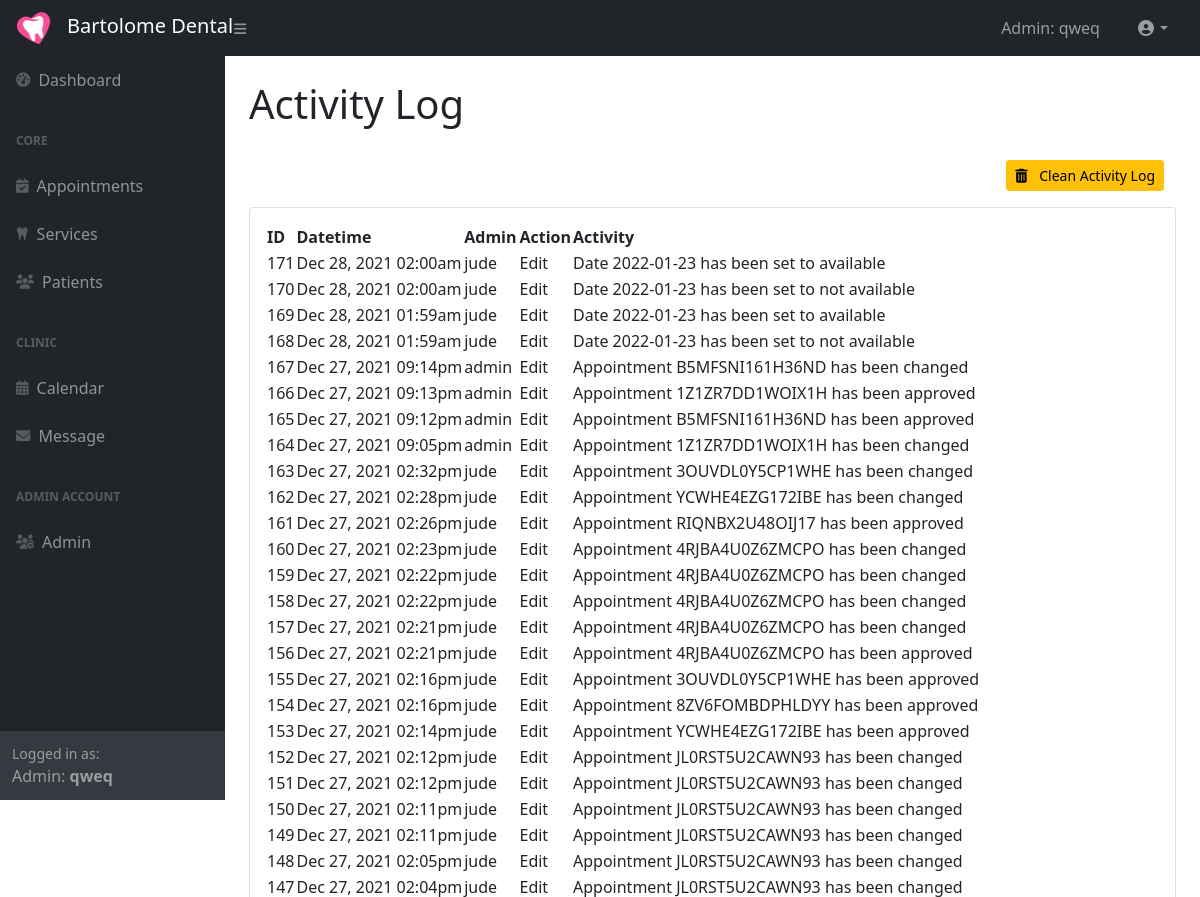
The app's page /admin/activityLog.php (signed in, upper part), older data.
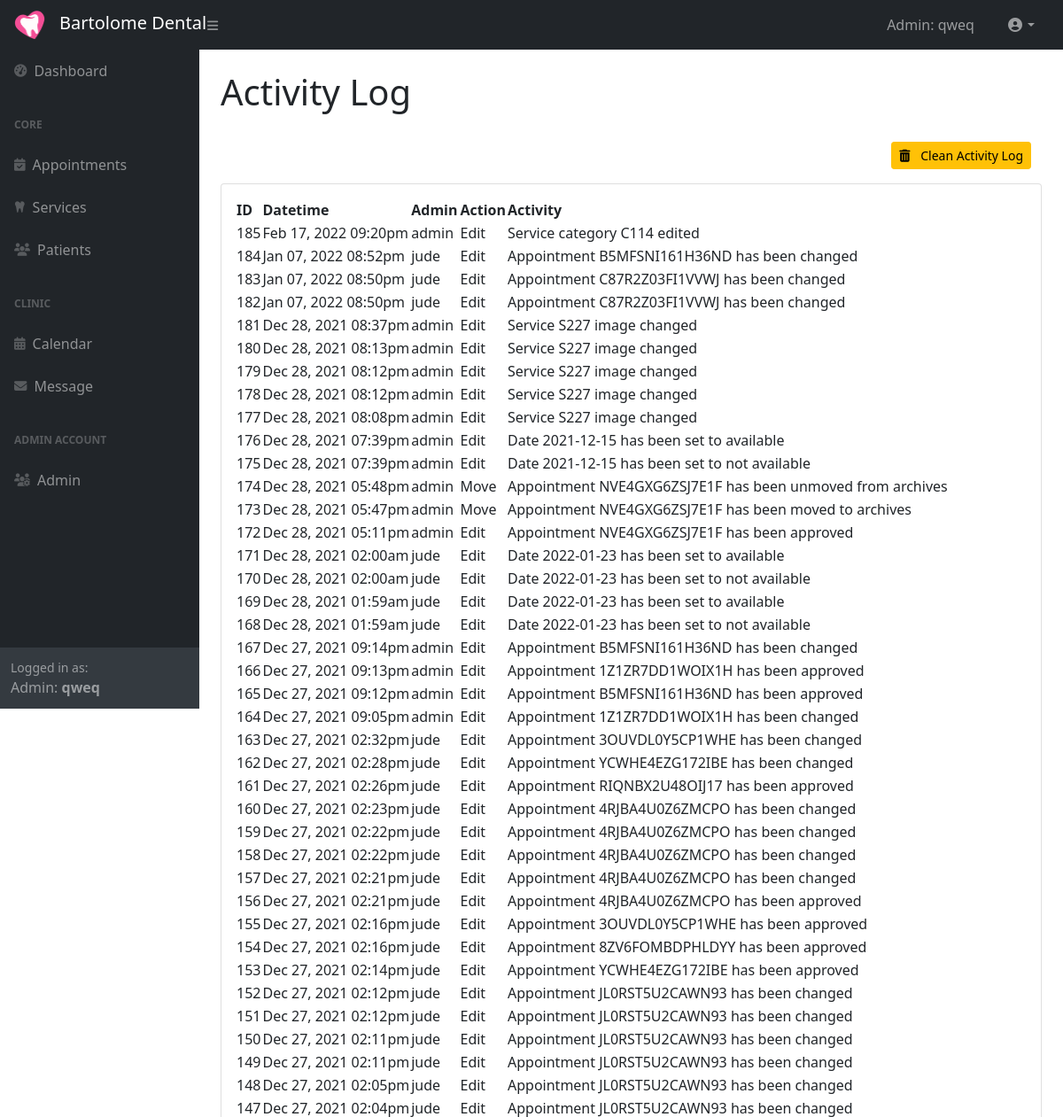
The same page, newer data.
### tables this page shows
CREATE TABLE `activity_log` (
  `ActLog_Id` int(11) NOT NULL,
  `DateTime_Happen` datetime NOT NULL,
  `Admin` varchar(50) NOT NULL,
  `Action` varchar(25) NOT NULL,
  `Activity` varchar(255) NOT NULL
);

### classes/databaseConnection.class.php (called while the page is built)
<?php
class DatabaseConnection {
    private $host = 'localhost';
    private $user = 'root';
    private $password = '';
    private $databaseName = 'dentalclinic_system';
    protected function connect(){
        try{
            $dsn = 'mysql:host='. $this->host .';dbname='. $this->databaseName;
            $pdo =  new PDO($dsn, $this->user, $this->password);
            $pdo->setAttribute(PDO::ATTR_DEFAULT_FETCH_MODE,PDO::FETCH_ASSOC);
            return $pdo;
        }catch(PDOException $e){
            print "Error: " .$e->getMessage() . "<br/>";
            die();
        }
    }
}

### classes/activityLog.class.php (called while the page is built, shortened)
<?php
include_once 'databaseConnection.class.php';
class ActivityLog extends DatabaseConnection
{
    public function getAllActivityLog()
    {
        $sql = "SELECT * FROM `activity_log` ORDER BY `DateTime_Happen` DESC";
        $stmt = $this->connect()->query($sql);
        return $stmt;
    }
}

### admin/activityLog.php (the view, shortened to what this page needs)
<!DOCTYPE html>
<html lang="en">
<head>
    <?php include 'html-head.php' ?>
</head>
<body class="sb-nav-fixed">
    <?php include 'nav_top.php' ?>
    <div id="layoutSidenav">
        <?php include 'nav_side.php' ?>
        <div id="layoutSidenav_content">
            <main>
                <div class="container-fluid px-4">
                    <h1 class="mt-4">Activity Log</h1>
                    <div class="container mb-3">
                        <div class="row">
                            <div class="col">
                                <button class="btn btn-warning btn-sm float-end" id="btnCleanLog">
                                    <i class="fa fa-trash me-2 " aria-hidden="true"></i>
                                    Clean Activity Log
                                </button>
                            </div>
                        </div>
                    </div>
                    <div class="card mb-4">
                        <div class="card-body">
                            <?php
                            include_once '../classes/activityLog.class.php';
                            $log_obj = new ActivityLog();
                            $stmt_log = $log_obj->getAllActivityLog();
                            ?>
                            <table class="datatablesSimple " id="tblActivityLog">
                                <thead>
                                    <tr>
                                        <th>ID</th>
                                        <th>Datetime</th>
                                        <th>Admin</th>
                                        <th>Action</th>
                                        <th style="min-width: 25rem;">Activity</th>
                                    </tr>
                                </thead>
                                <tbody>
                                    <?php
                                    while ($row = $stmt_log->fetch()) {
                                        $dateTimeHappen = date_create($row["DateTime_Happen"]);
                                        $row = "<tr class='appointmentRow' data-bs-toggle='tooltip' data-bs-placement='bottom' " .
                                            "title='Click to view'>" .
                                            "<td>" . $row["ActLog_Id"] . "</td>" .
                                            "<td>" . date_format($dateTimeHappen, "M d, Y h:ia ") . "</td>" .
                                            "<td>" . $row["Admin"] . "</td>" .
                                            "<td>" . $row["Action"] . "</td>" .
                                            "<td>" . $row["Activity"] . "</td>" .
                                            "</tr>";
                                        echo $row;
                                    }
                                    ?>
                                </tbody>
                            </table>
                        </div>
                    </div>
                </div>
            </main>
        </div>
    </div>
</body>
</html>

Row changes from the older to the newer data that the page shows:
added activity_log: ActLog_Id "185", DateTime_Happen "Feb 17, 2022 09:20pm", Admin "admin", Action "Edit", Activity "Service category C114 edited"
added activity_log: ActLog_Id "184", DateTime_Happen "Jan 07, 2022 08:52pm", Admin "jude", Action "Edit", Activity "Appointment B5MFSNI161H36ND has been changed"
added activity_log: ActLog_Id "183", DateTime_Happen "Jan 07, 2022 08:50pm", Admin "jude", Action "Edit", Activity "Appointment C87R2Z03FI1VVWJ has been changed"
added activity_log: ActLog_Id "182", DateTime_Happen "Jan 07, 2022 08:50pm", Admin "jude", Action "Edit", Activity "Appointment C87R2Z03FI1VVWJ has been changed"
added activity_log: ActLog_Id "181", DateTime_Happen "Dec 28, 2021 08:37pm", Admin "admin", Action "Edit", Activity "Service S227 image changed"
added activity_log: ActLog_Id "180", DateTime_Happen "Dec 28, 2021 08:13pm", Admin "admin", Action "Edit", Activity "Service S227 image changed"
added activity_log: ActLog_Id "179", DateTime_Happen "Dec 28, 2021 08:12pm", Admin "admin", Action "Edit", Activity "Service S227 image changed"
added activity_log: ActLog_Id "178", DateTime_Happen "Dec 28, 2021 08:12pm", Admin "admin", Action "Edit", Activity "Service S227 image changed"
added activity_log: ActLog_Id "177", DateTime_Happen "Dec 28, 2021 08:08pm", Admin "admin", Action "Edit", Activity "Service S227 image changed"
added activity_log: ActLog_Id "176", DateTime_Happen "Dec 28, 2021 07:39pm", Admin "admin", Action "Edit", Activity "Date 2021-12-15 has been set to available"
added activity_log: ActLog_Id "175", DateTime_Happen "Dec 28, 2021 07:39pm", Admin "admin", Action "Edit", Activity "Date 2021-12-15 has been set to not available"
added activity_log: ActLog_Id "174", DateTime_Happen "Dec 28, 2021 05:48pm", Admin "admin", Action "Move", Activity "Appointment NVE4GXG6ZSJ7E1F has been unmoved from archives"
added activity_log: ActLog_Id "173", DateTime_Happen "Dec 28, 2021 05:47pm", Admin "admin", Action "Move", Activity "Appointment NVE4GXG6ZSJ7E1F has been moved to archives"
added activity_log: ActLog_Id "172", DateTime_Happen "Dec 28, 2021 05:11pm", Admin "admin", Action "Edit", Activity "Appointment NVE4GXG6ZSJ7E1F has been approved"
